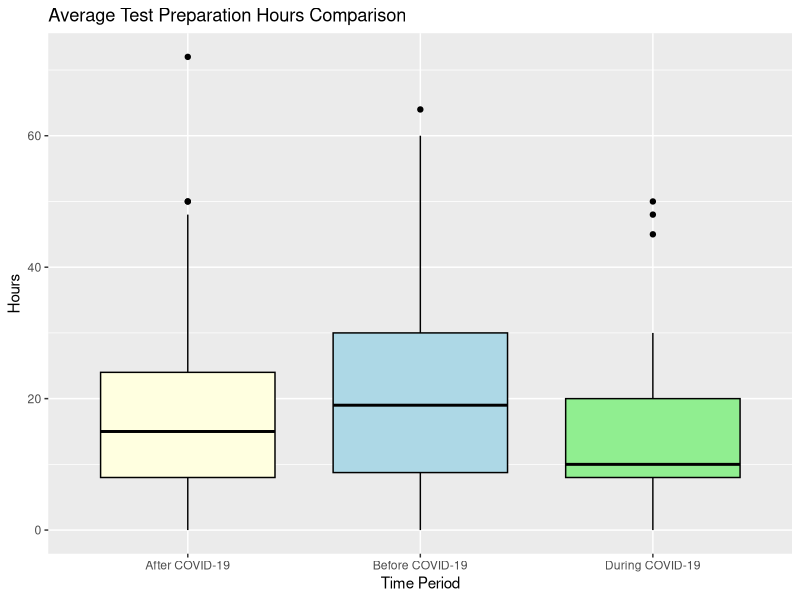
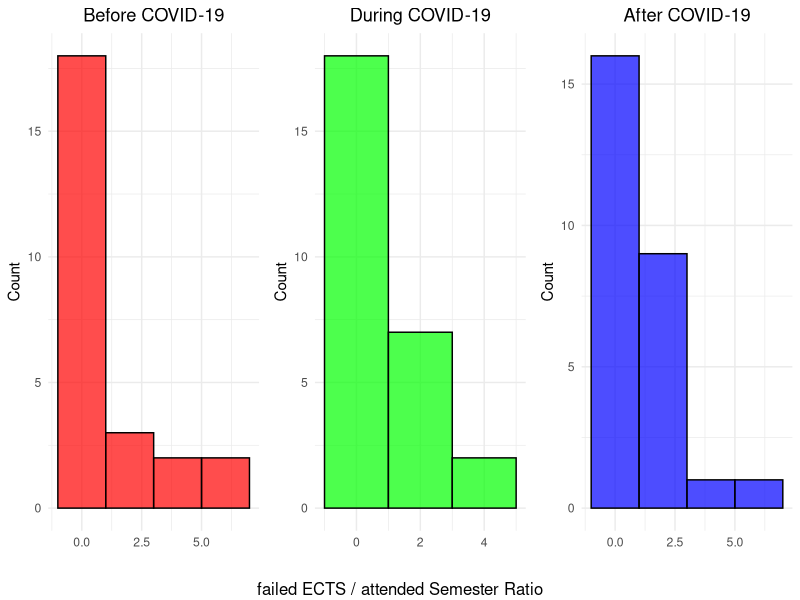
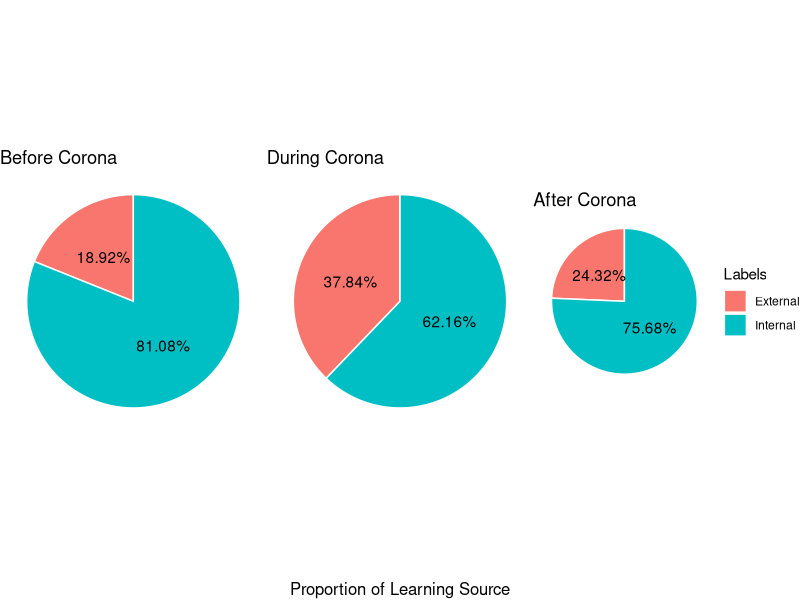

Write R code to recreate these figures, in order.
## ---- chunk 1
library(ggplot2)
library(dplyr)
library("tidyverse")
#install.packages("gridExtra")
library(gridExtra)

## ---- chunk 2
data <- read.csv("group_16.csv", header= TRUE, sep=";")
# preprocessing

# Split the string into parts
split_parts <- strsplit(data$Antwort.1, "; ")
split_parts2 <- strsplit(data$Antwort.2, "; ")
split_parts3 <- strsplit(data$Antwort.3, "; ")

# Create new columns based on split parts
new_columns <- t(sapply(split_parts, function(x) {
  parts <- strsplit(x, ": ")
  setNames(as.numeric(sapply(parts, function(y) y[2])), sapply(parts, function(y) paste0("Antwort1", y[1])))
}))

new_columns2 <- t(sapply(split_parts2, function(x) {
  parts <- strsplit(x, ": ")
  setNames(as.numeric(sapply(parts, function(y) y[2])), sapply(parts, function(y) paste0("Antwort2", y[1])))
}))

new_columns3 <- t(sapply(split_parts3, function(x) {
  parts <- strsplit(x, ": ")
  setNames(sapply(parts, function(y) y[2]), sapply(parts, function(y) paste0("Antwort3", y[1])))
}))

# Combine the new columns with the original data frame
data_p <- cbind(data[c(1,2,3)], new_columns, new_columns2, new_columns3)

# Rename the columns
colnames(data_p) <- c("gender", "age", "academic.program",
                    "test.prep.dur", "test.prep.bef","test.prep.af","ects.fail.dur","semesters.dur",
                    "ects.fail.bef","semesters.bef","ects.fail.af","semesters.af",
                    "source.dur","source.bef","source.af")


# Replace values based on condition
data_p$academic.program <- ifelse(grepl("Data Science", data_p$academic.program), "Data Science / MSc / TU WIen", data_p$academic.program)

data_p$gender = as.factor(data_p$gender)
data_p$academic.program = as.factor(data_p$academic.program)
data_p$source.dur = as.factor(data_p$source.dur)
data_p$source.bef = as.factor(data_p$source.bef)
data_p$source.af = as.factor(data_p$source.af)

#remove NaN
data_p = na.omit(data_p)

## ---- chunk 3
#print out statistics
# Convert the data frame to long format
data_long <- data_p %>%
  pivot_longer(cols = c(test.prep.bef,test.prep.dur,test.prep.af), names_to = "Period", values_to = "Hours")

# Calculate statistics for each time period
statistics <- data_long %>%
  group_by(Period) %>%
  summarize(
    Mean = mean(Hours),
    Median = median(Hours),
    SD = sd(Hours)
  )

# Print the formatted statistics
print(statistics)



# Create a boxplot for each column
# we exclude row 21 because of unrealistic values
ggplot(data_p[-20,]) +
  geom_boxplot(aes(x = "Before", y = test.prep.bef), fill = "lightblue", color = "black") +
  geom_boxplot(aes(x = "During", y = test.prep.dur), fill = "lightgreen", color = "black") +
  geom_boxplot(aes(x = "After", y = test.prep.af), fill = "lightyellow", color = "black") +
  labs(x = "Time Period", y = "Hours", title = "Average Test Preparation Hours Comparison") +
  scale_x_discrete(labels = c("Before" = "Before COVID-19", "During" = "During COVID-19", "After" = "After COVID-19"))
## ---- chunk 4

#head(data_p[c(7:12)])
data_p <- data_p %>% 
  mutate(performance_dur = ects.fail.dur / semesters.dur) %>%
  mutate(performance_bef = ects.fail.bef / semesters.bef) %>%
  mutate(performance_af = ects.fail.af / semesters.af)

#print out statistics
stats <- data_p %>%
  summarise(
    Performance_Dur = mean(performance_dur[is.finite(performance_dur)], na.rm = TRUE),
    Performance_Bef = mean(performance_bef[is.finite(performance_bef)], na.rm = TRUE),
    Performance_Af = mean(performance_af[is.finite(performance_af)], na.rm = TRUE)
  )

print(stats)


# Combine the performance metrics for all periods into a single data frame
performance <- data.frame(
  period = rep(c("During", "Before", "After"), each = nrow(data_p)),
  performance = c(data_p$performance_dur, data_p$performance_bef, data_p$performance_af),
  stringsAsFactors = FALSE
)

# Create separate histograms for each period
hist_bef <- ggplot(data_p, aes(x = performance_bef)) +
  geom_histogram(binwidth = 2, fill = "red", alpha = 0.7, color="black") +
  labs(x = "", y = "Count") +
  ggtitle("Before COVID-19") +
  theme_minimal() +
  theme(plot.title = element_text(hjust = 0.5)) +
  geom_vline(aes(xintercept = mean(performance_bef)), color = "black", linetype = "dashed")

hist_dur <- ggplot(data_p, aes(x = performance_dur)) +
  geom_histogram(binwidth = 2, fill = "green", alpha = 0.7, color="black") +
  labs(x = "", y = "Count") +
  ggtitle("During COVID-19") +
  theme_minimal() +
  theme(plot.title = element_text(hjust = 0.5)) +
  geom_vline(aes(xintercept = mean(performance_dur)), color = "black", linetype = "dashed")

hist_af <- ggplot(data_p, aes(x = performance_af)) +
  geom_histogram(binwidth = 2, fill = "blue", alpha = 0.7, color="black") +
  labs(x = "", y = "Count") +
  ggtitle("After COVID-19") +
  theme_minimal() +
  theme(plot.title = element_text(hjust = 0.5)) +
  geom_vline(aes(xintercept = mean(performance_af)), color = "black", linetype = "dashed")


# Arrange the histograms in subplots
subplot <- grid.arrange(hist_bef, hist_dur, hist_af, nrow = 1,
                        bottom="failed ECTS / attended Semester Ratio")

# Display the subplots
subplot

## ---- chunk 5
# Calculate the frequency of each label
label_counts <- table(data_p$source.bef)
label_counts2 <- table(data_p$source.dur)
label_counts3 <- table(data_p$source.af)

# Convert counts to proportions
label_proportions <- prop.table(label_counts)
label_proportions2 <- prop.table(label_counts2)
label_proportions3 <- prop.table(label_counts3)

# Create a data frame for plotting
plot_data <- data.frame(labels = names(label_proportions),
                        proportions = label_proportions)
plot_data2 <- data.frame(labels = names(label_proportions2),
                        proportions = label_proportions2)
plot_data3 <- data.frame(labels = names(label_proportions3),
                        proportions = label_proportions3)

# Create a pie plot using ggplot2
pie_plot <- ggplot(plot_data, aes(x = "", y = proportions.Freq, fill = labels)) +
  geom_bar(stat = "identity", width = 1, color="white") +
  coord_polar("y", start = 0) +
  #scale_fill_discrete(name = "Labels") +
  labs(title = "Before Corona") +
  geom_text(aes(label = paste0(round(proportions.Freq * 100, 2), "%")), position = position_stack(vjust = 0.5))+
  theme_void()+
  theme(legend.position = "none")

pie_plot2 <- ggplot(plot_data2, aes(x = "", y = proportions.Freq, fill = labels)) +
  geom_bar(stat = "identity", width = 1, color="white") +
  coord_polar("y", start = 0) +
  #scale_fill_discrete(name = "Labels") +
  geom_text(aes(label = paste0(round(proportions.Freq * 100, 2), "%")), position = position_stack(vjust = 0.5))+
  labs(title = "During Corona") +
  theme_void()+
  theme(legend.position = "none")

pie_plot3 <- ggplot(plot_data3, aes(x = "", y = proportions.Freq, fill = labels)) +
  geom_bar(stat = "identity", width = 1, color="white") +
  coord_polar("y", start = 0) +
  scale_fill_discrete(name = "Labels") +
  geom_text(aes(label = paste0(round(proportions.Freq * 100, 2), "%")), position = position_stack(vjust = 0.5))+
  labs(title = "After Corona") +
  theme_void()
  #theme(legend.position = "none")

# Arrange the histograms in subplots
subplot <- grid.arrange(pie_plot,pie_plot2,pie_plot3, nrow = 1,
                        bottom="Proportion of Learning Source")

# Display the subplots
subplot

## ---- chunk 6
# Inferential summary for preparation times
# | <=10  | <=20h | <=30h | <=40h |
# before c
# during c
intervals = c(0,10, 20, 30, 40, 50, 60, 70, 80, Inf)

cnt_bef <- data_p %>%
       select(test.prep.bef) %>%
        group_by(interval_bef = cut(test.prep.bef, breaks = intervals, right=FALSE)) %>%
        count() %>%
        spread(interval_bef, n)

cnt_dur <- data_p %>%
        select(test.prep.dur) %>%
        group_by(interval_dur = cut(test.prep.dur, breaks = intervals, right=FALSE)) %>%
        count() %>%
        spread(interval_dur, n)

cnt_af <- data_p %>%
        select(test.prep.af) %>%
        group_by(interval_af = cut(test.prep.af, breaks = intervals, right=FALSE)) %>%
        count() %>%
        spread(interval_af, n)



appended <- bind_rows(cnt_bef, cnt_dur, cnt_af) %>%
        mutate(index = c("Before COVID", "During COVID", "After COVID"))

rownames(appended) <- c("Before COVID", "During COVID", "After COVID")
print(appended)
## ---- chunk 7
intervals_diff = c(-Inf, -20, -10, -5, 0, 1, 5, 10, 20, Inf)

# Difference in preparation time
prep_diff <- data_p %>%
        select(test.prep.bef, test.prep.dur, test.prep.af) %>%
        mutate(diff_dur = test.prep.dur - test.prep.bef,
               diff_af = test.prep.af - test.prep.bef) %>%
        select(diff_dur, diff_af)
# prep_diff

cnt_diff_dur <- prep_diff %>%
        select(diff_dur) %>%
        group_by(interval_dur = cut(diff_dur, breaks = intervals_diff, right=FALSE)) %>%
        count() %>%
        spread(interval_dur, n)

cnt_diff_af <- prep_diff %>%
        select(diff_af) %>%
        group_by(interval_af = cut(diff_af, breaks = intervals_diff, right=FALSE)) %>%
        count() %>%
        spread(interval_af, n)


appended_diff <- bind_rows(cnt_diff_dur, cnt_diff_af) %>%
        mutate(index = c("During COVID", "After COVID"))

appended_diff
## ---- chunk 8
# Inferential summary for performance
## ---- chunk 9
# Inferential summary for learning sources

## ---- chunk 10

